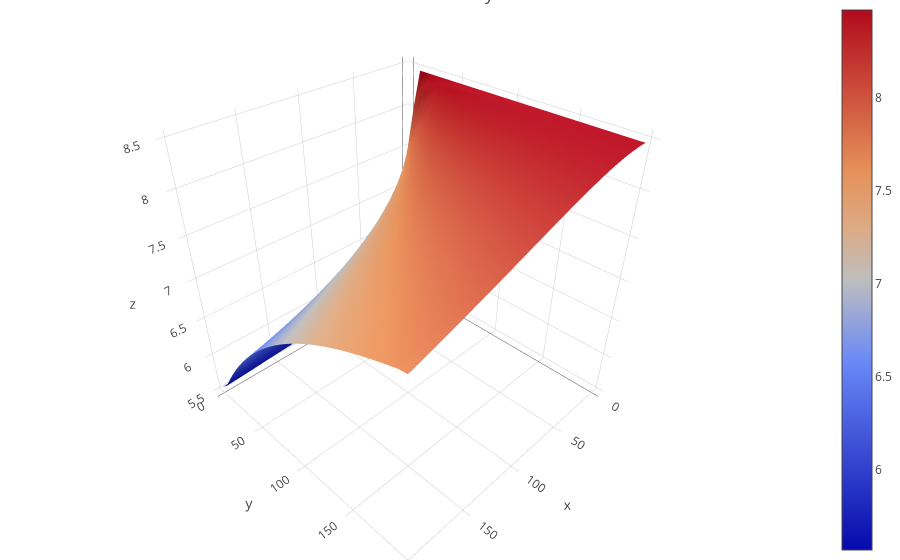

Notebook code for this chart:
### Markdown cell above
このままだとわかりにくいので、微分して価格関数をみる。

### Code cell
@interact(a=(0.1, 30.0, 1))
def plot(a=1):
    z = LSLMSR(x, y, a)
    U,V = np.gradient(z)
    trace1 = go.Surface(x=x,y=y, z=U)     
    data=[trace1]
    layout = go.Layout(
    title='Cost to buy',
    margin=dict(
        l=0,
        r=0,
        b=0,
        t=0
        )
    )
    fig = go.Figure(data=data, layout=layout)
    plotly.offline.iplot(fig, filename='Cost_to_by_x-3d-surface')

### Figure 1 — Plotly figure (JSON) as saved in the notebook; plotly's stock layout.template omitted (floating-point values rounded to 4 significant figures; data arrays with more than 128 entries replaced by an {"elided": "..."} marker saying what was removed)
{"data": [{"type": "surface", "x": {"elided": "32x32 float values"}, "y": {"elided": "32x32 float values"}, "z": {"elided": "32x32 float values"}}], "layout": {"margin": {"b": 0, "l": 0, "r": 0, "t": 0}, "title": "Cost to buy"}}
